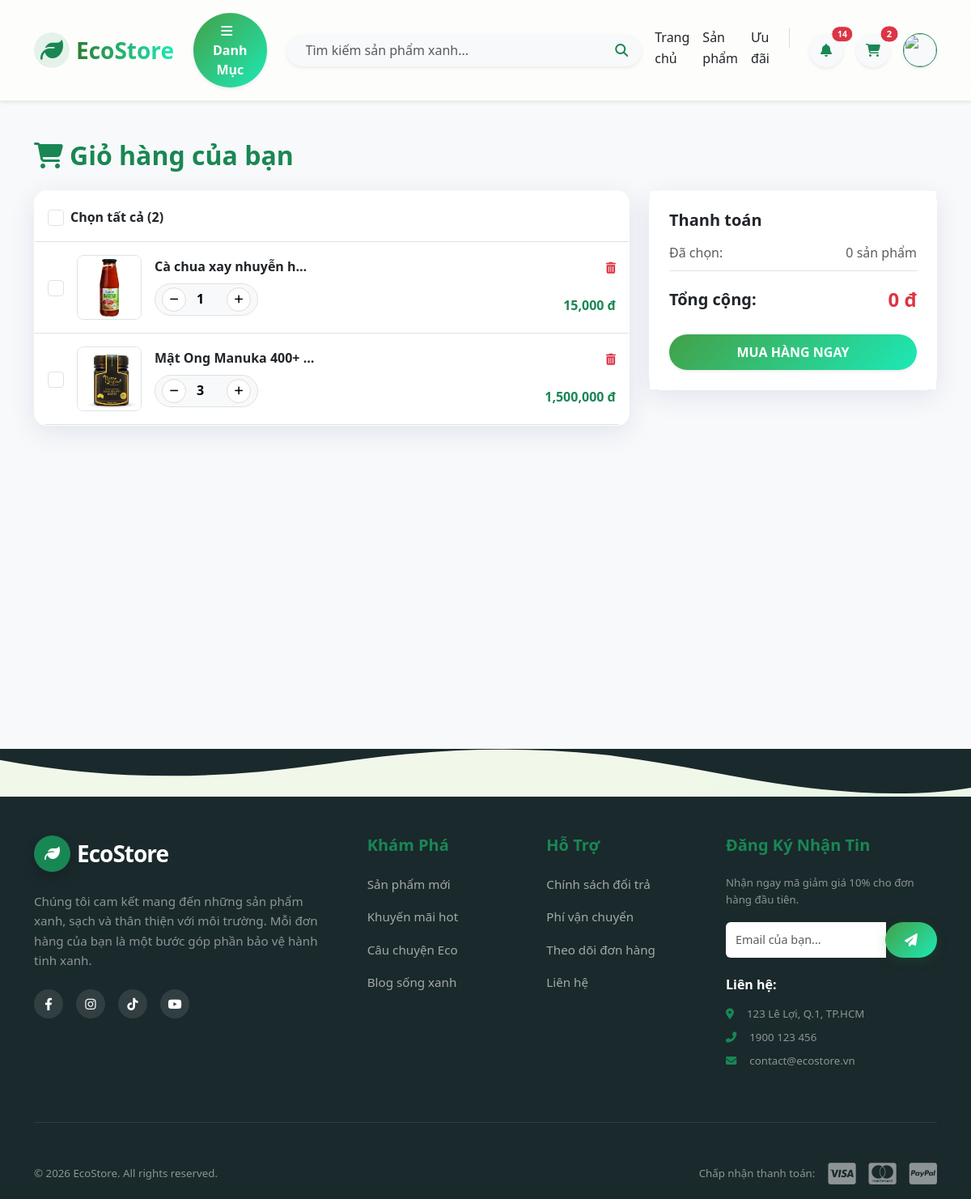
Screenshot of /public/cart (signed in) with the database file from the repository.
### tables this page shows
CREATE TABLE `cart_items` (
  `id` bigint UNSIGNED NOT NULL,
  `user_id` bigint UNSIGNED DEFAULT NULL,
  `variant_id` bigint UNSIGNED DEFAULT NULL,
  `quantity` int DEFAULT NULL,
  `added_at` timestamp NULL DEFAULT CURRENT_TIMESTAMP
);

CREATE TABLE `products` (
  `id` bigint UNSIGNED NOT NULL,
  `sku` varchar(100) DEFAULT NULL,
  `name` varchar(300) NOT NULL,
  `brand` varchar(255) DEFAULT NULL,
  `slug` varchar(300) DEFAULT NULL,
  `description` text,
  `short_description` text,
  `category_id` bigint UNSIGNED DEFAULT NULL,
  `is_active` tinyint DEFAULT '1',
  `is_featured` tinyint DEFAULT '0',
  `meta` json DEFAULT NULL,
  `created_at` timestamp NULL DEFAULT CURRENT_TIMESTAMP,
  `updated_at` timestamp NULL DEFAULT CURRENT_TIMESTAMP ON UPDATE CURRENT_TIMESTAMP
);

CREATE TABLE `product_variants` (
  `id` bigint UNSIGNED NOT NULL,
  `product_id` bigint UNSIGNED NOT NULL,
  `sku` varchar(100) DEFAULT NULL,
  `name` varchar(255) DEFAULT NULL,
  `price_cents` bigint DEFAULT NULL,
  `compare_at_price_cents` bigint DEFAULT NULL,
  `stock` int DEFAULT '0',
  `weight_grams` int DEFAULT NULL,
  `attributes` json DEFAULT NULL,
  `is_active` tinyint DEFAULT '1',
  `created_at` timestamp NULL DEFAULT CURRENT_TIMESTAMP,
  `updated_at` timestamp NULL DEFAULT CURRENT_TIMESTAMP ON UPDATE CURRENT_TIMESTAMP
);

### app/Controllers/Client/CartController.php (called while the page is built, shortened)
<?php
class CartController extends Controller
{
    public function index()
    {
        $userId = $_SESSION['user_id'];
        $cartModel = $this->model('CartItem');
        $cart = $cartModel->getCartDetails($userId);
        $this->view('client/cart/index', ['cart' => $cart]);
    }
}

### app/Core/App.php (called while the page is built, shortened)
<?php
class App {
    protected $controller = 'HomeController';
    protected $method = 'index';
    public function __construct() {
        $url = $this->parseUrl();
        if (isset($url[0]) && strtolower($url[0]) == 'admin') {
            array_shift($url);
            $folder = 'Admin';
            $this->controller = 'DashboardController';
            if (isset($url[0])) {
                $controllerName = $this->convertToPascalCase($url[0]) . 'Controller';
                if (file_exists('../app/Controllers/Admin/' . $controllerName . '.php')) {
                    $this->controller = $controllerName;
                    array_shift($url);
                }
            }
        } else {
            $folder = 'Client';
            if (isset($url[0])) {
                $controllerName = $this->convertToPascalCase($url[0]) . 'Controller';
                if (file_exists('../app/Controllers/Client/' . $controllerName . '.php')) {
                    $this->controller = $controllerName;
                    array_shift($url);
                }
            }
        }
        $file = '../app/Controllers/' . $folder . '/' . $this->controller . '.php';
        if (file_exists($file)) {
            $this->controller = new $class;
        } else {
            die("Lỗi 404: Controller '{$this->controller}' không tồn tại.");
        }
        $this->params = $url ? array_values($url) : [];
        call_user_func_array([$this->controller, $this->method], $this->params);
    }
    public function parseUrl() {
        if (isset($_GET['url'])) {
            return explode('/', filter_var(rtrim($_GET['url'], '/'), FILTER_SANITIZE_URL));
        }
        return [];
    }
    private function convertToPascalCase($string) {
        return str_replace(' ', '', ucwords(str_replace('-', ' ', $string)));
    }
}

### public/index.php (called while the page is built, shortened)
<?php
$app = new App();

### app/Core/Database.php (called while the page is built, shortened)
<?php
class Database {
    private static $instance = null;
    private $connection;
    private function __construct() {
        $config = require __DIR__ . '/../../config/database.php';
        $dsn = "mysql:host={$config['host']};dbname={$config['dbname']};charset={$config['charset']}";
        try {
            $this->connection = new PDO($dsn, $config['user'], $config['pass']);
            $this->connection->setAttribute(PDO::ATTR_ERRMODE, PDO::ERRMODE_EXCEPTION);
            $this->connection->setAttribute(PDO::ATTR_DEFAULT_FETCH_MODE, PDO::FETCH_ASSOC);
        } catch (PDOException $e) {
            die("DB Connection Error: " . $e->getMessage());
        }
    }
    public static function getInstance() {
        if (!self::$instance) {
            self::$instance = new Database();
        }
        return self::$instance;
    }
    public function query($sql, $params = []) {
        try {
            $stmt = $this->connection->prepare($sql);
            $stmt->execute($params);
            return $stmt;
        } catch (PDOException $e) {
            die("Lỗi truy vấn SQL: " . $e->getMessage());
        }
    }
    public function fetchAll($sql, $params = []) {
        return $this->query($sql, $params)->fetchAll();
    }
}

### app/Core/Model.php (called while the page is built, shortened)
<?php
abstract class Model {
    public function __construct() {
        $this->db = Database::getInstance();
    }
}

### app/Models/CartItem.php (called while the page is built, shortened)
<?php
class CartItem extends Model {
    protected $table = 'cart_items';
    public function getCartDetails($userId) {
        $sql = "SELECT c.id, c.quantity, c.variant_id,
                       p.id as product_id, p.name, p.slug, p.is_active,
                       pv.price_cents as price,
                       (SELECT image_url FROM product_images WHERE product_id = p.id LIMIT 1) as image
                FROM {$this->table} c
                JOIN product_variants pv ON c.variant_id = pv.id
                JOIN products p ON pv.product_id = p.id
                WHERE c.user_id = ?
                ORDER BY c.id DESC";
        return $this->db->fetchAll($sql, [$userId]);
    }
}

### config/database.php (called while the page is built)
<?php
return [
    'host' => $_ENV['DB_HOST'] ?? 'localhost',
    'dbname' => $_ENV['DB_DATABASE'] ?? 'ecostore',
    'user' => $_ENV['DB_USERNAME'] ?? 'root',
    'pass' => $_ENV['DB_PASSWORD'] ?? '',
    'charset' => 'utf8mb4'
];

### app/Views/client/cart/index.php (the view, shortened to what this page needs)
<?php require_once '../app/Views/layouts/client/header.php'; ?>
<div class="bg-light min-vh-100 py-5">
    <div class="container">
        <h2 class="fw-bold mb-4 text-success"><i class="fas fa-shopping-cart me-2"></i>Giỏ hàng của bạn</h2>
        <?php if (empty($cart)): ?>
            <div class="text-center py-5 bg-white rounded-4 shadow-sm">
                <img src="https://cdn-icons-png.flaticon.com/512/11329/11329060.png" width="150" class="mb-3 opacity-50">
                <h4 class="text-muted">Giỏ hàng đang trống</h4>
                <a href="/MY_WEB/public/product" class="btn btn-success rounded-pill px-4 mt-3">Tiếp tục mua sắm</a>
            </div>
        <?php else: ?>
            <div class="row">
                <div class="col-lg-8">
                    <div class="card border-0 shadow-sm rounded-4 overflow-hidden mb-3">
                        <div class="card-header bg-white py-3 border-bottom d-flex justify-content-between align-items-center">
                            <div class="form-check d-flex align-items-center m-0">
                                <input class="form-check-input me-2" type="checkbox" id="checkAll" style="width: 20px; height: 20px; cursor: pointer;">
                                <label class="form-check-label fw-bold cursor-pointer pt-1" for="checkAll">Chọn tất cả (<?= count($cart) ?>)</label>
                            </div>
                        </div>
                        <div class="card-body p-0">
                            <div class="cart-scroll-container custom-scrollbar">
                                <?php foreach ($cart as $id => $item): ?>
                                    <?php
                                        $isActive = isset($item['is_active']) ? $item['is_active'] == 1 : true;
                                    ?>
                                    <div class="cart-item p-3 border-bottom <?= !$isActive ? 'bg-secondary bg-opacity-10' : '' ?>" id="item-<?= $item['id'] ?>">
                                        <div class="d-flex align-items-center">
                                            <div class="me-3">
                                                <?php if ($isActive): ?>
                                                    <input class="form-check-input item-checkbox" type="checkbox"
                                                        value="<?= $item['id'] ?>"
                                                        data-price="<?= $item['price'] ?>"
                                                        style="width: 20px; height: 20px; cursor: pointer;">
                                                <?php else: ?>
                                                    <input class="form-check-input" type="checkbox" disabled
                                                           title="Sản phẩm ngừng kinh doanh"
                                                           style="width: 20px; height: 20px; cursor: not-allowed; opacity: 0.5;">
                                                <?php endif; ?>
                                            </div>
                                            <a href="<?= $isActive ? "/MY_WEB/public/product/detail/" . $item['product_id'] : '#' ?>" class="me-3 flex-shrink-0">
                                                <?php $img = !empty($item['image']) ? "/MY_WEB/public/" . $item['image'] : "https://placehold.co/100"; ?>
                                                <img src="<?= $img ?>" class="cart-item-img border" style="<?= !$isActive ? 'filter: grayscale(100%); opacity: 0.6;' : '' ?>">
                                            </a>
                                            <div class="flex-grow-1">
                                                <div class="d-flex justify-content-between mb-1">
                                                    <h6 class="fw-bold mb-0 text-truncate" style="max-width: 200px;">
                                                        <?php if ($isActive): ?>
                                                            <a href="/MY_WEB/public/product/detail/<?= $item['product_id'] ?>" class="text-dark text-decoration-none">
                                                                <?= htmlspecialchars($item['name']) ?>
                                                            </a>
                                                        <?php endif; ?>
                                                    </h6>
                                                    <a href="/MY_WEB/public/cart/remove/<?= $item['id'] ?>" class="text-danger small text-decoration-none" onclick="return confirm('Xóa sản phẩm này?')">
                                                        <i class="fas fa-trash-alt"></i>
                                                    </a>
                                                </div>
                                                <div class="d-flex justify-content-between align-items-end mt-2">
                                                    <?php if ($isActive): ?>
                                                        <div class="d-flex align-items-center bg-light rounded-pill px-2 py-1 border">
                                                            <button class="qty-btn small" onclick="updateCartQty(<?= $item['id'] ?>, -1)"><i class="fas fa-minus small"></i></button>
                                                            <input type="number" id="qty-<?= $item['id'] ?>" class="qty-input" value="<?= $item['quantity'] ?>" readonly>
                                                            <button class="qty-btn small" onclick="updateCartQty(<?= $item['id'] ?>, 1)"><i class="fas fa-plus small"></i></button>
                                                        </div>
                                                        <div class="text-end">
                                                            <span class="fw-bold text-success" id="total-price-<?= $item['id'] ?>" data-unit-price="<?= $item['price'] ?>">
                                                                <?= number_format($item['price'] * $item['quantity']) ?> đ
                                                            </span>
                                                        </div>
                                                    <?php endif; ?>
                                                </div>
                                            </div>
                                        </div>
                                    </div>
                                <?php endforeach; ?>
                            </div>
                        </div>
                    </div>
                </div>
                <div class="col-lg-4">
                    <div class="card border-0 shadow-sm rounded-4 cart-summary">
                        <div class="card-body p-4">
                            <h5 class="fw-bold mb-3">Thanh toán</h5>
                            <div class="d-flex justify-content-between mb-2 text-muted">
                                <span>Đã chọn:</span>
                                <span id="selected-count">0 sản phẩm</span>
                            </div>
                            <div class="d-flex justify-content-between align-items-center mb-4 pt-3 border-top">
                                <span class="fw-bold fs-5">Tổng cộng:</span>
                                <span class="fw-bold fs-4 text-danger" id="grand-total">0 đ</span>
                            </div>
                            <button onclick="proceedToCheckout()" class="btn btn-success w-100 rounded-pill py-3 fw-bold shadow-sm text-uppercase">
                                Mua Hàng Ngay
                            </button>
                        </div>
                    </div>
                </div>
            </div>
        <?php endif; ?>
    </div>
</div>
<?php require_once '../app/Views/layouts/client/footer.php'; ?>

### public/assets/css/global.css (style rules this page uses)
:root { --eco-primary: #2e7d32; --eco-light: #4caf50; --eco-dark: #1b5e20; --gradient-main: linear-gradient(135deg, #43a047 0%, #1de9b6 100%); --gradient-hover: linear-gradient(135deg, #2e7d32 0%, #00bfa5 100%); --gradient-text: linear-gradient(to right, #2e7d32, #1de9b6); --bg-body: #f1f8e9; --glass-bg: rgba(255, 255, 255, 0.7); --glass-border: rgba(255, 255, 255, 0.5); --glass-shadow: 0 8px 32px 0 rgba(31, 38, 135, 0.1); --font-main: 'Segoe UI', Tahoma, Geneva, Verdana, sans-serif; --radius-card: 16px; --radius-btn: 50px; }
body { font-family: var(--font-main); background-color: var(--bg-body); background-image: radial-gradient(circle at 10% 20%, rgba(46, 125, 50, 0.05) 0%, transparent 20%), radial-gradient(circle at 90% 80%, rgba(29, 233, 182, 0.1) 0%, transparent 20%); color: #333; line-height: 1.6; }
.btn-success, .btn-primary { background: var(--gradient-main) !important; border: none !important; border-radius: var(--radius-btn) !important; font-weight: 600 !important; padding: 10px 24px !important; transition: all 0.3s ease !important; box-shadow: 0 4px 15px rgba(46, 125, 50, 0.2); }
.card { background: var(--glass-bg) !important; -webkit-backdrop-filter: blur(10px); backdrop-filter: blur(10px) !important; border: 1px solid var(--glass-border) !important; border-radius: var(--radius-card) !important; box-shadow: var(--glass-shadow) !important; transition: transform 0.3s ease, box-shadow 0.3s ease; }

### public/assets/css/home.css (style rules this page uses)
:root { --eco-primary: #198754; --eco-dark: #0f5132; --eco-light: #e8f5e9; --eco-gradient: linear-gradient(135deg, #11998e 0%, #38ef7d 100%); }

### public/assets/css/product.css (style rules this page uses)
.card-body { padding: 1.25rem; background: white; z-index: 2; position: relative; }

### app/Views/client/cart/index.php (style rules this page uses)
.cart-item-img { width: 80px; height: 80px; object-fit: cover; border-radius: 8px; }
.qty-input { width: 50px; text-align: center; border: none; background: transparent; font-weight: bold; }
.qty-btn { width: 30px; height: 30px; border-radius: 50%; border: 1px solid #ddd; background: #fff; display: flex; align-items: center; justify-content: center; cursor: pointer; transition: all 0.2s; }
.cart-summary { position: sticky; top: 100px; }
.cart-scroll-container { max-height: 420px; overflow-y: auto; overflow-x: hidden; }

### rows the page displays
cart_items: shows a picture, products.name "Cà chua xay nhuyễn h…", quantity "1", $item['price'] * $item['quantity'] "15,000"
cart_items: shows a picture, products.name "Mật Ong Manuka 400+…", quantity "3", $item['price'] * $item['quantity'] "1,500,000"

### other values shown
$unreadCount "14"
$cartCount "2"
count($cart) "2"
